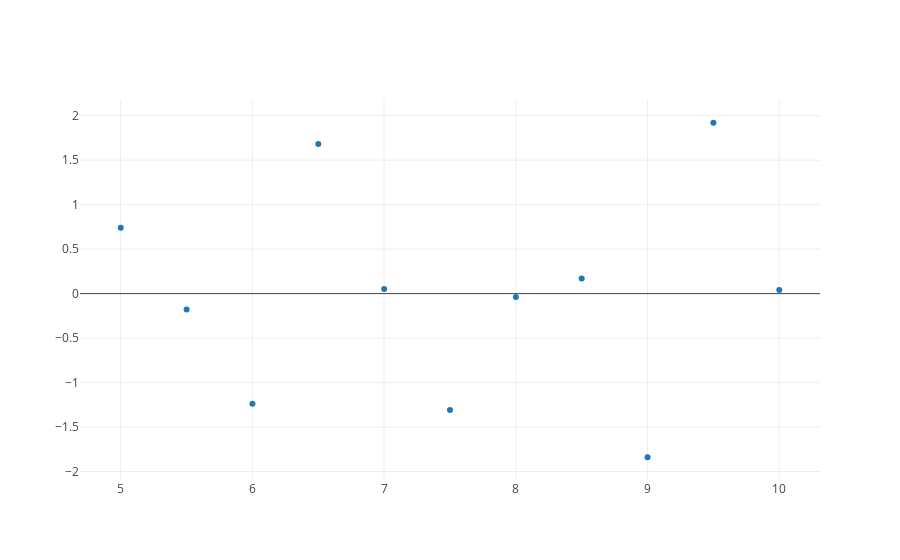

This figure's notebook cell:
### Markdown cell above
Indeed, despite the presence of outliers has distorted the fit such that a linear fit looks deceivingly acceptable for all these cases. In reality, linear fit is only suitable for Quartet 1 and (a bit less) for Quartet 3. Quartet 2 is best modeled by a quadratic fit.

We will do a few things further:

1. check residual plot for Quartet 1
1. Confirm that a quadratic fit for Quartet 2 is much better than a linear fit and then check the residual plot (use pypunisher code: (punisher.metrics.criterion.aic(regr_Q1, Q1_X, Q1_Y), punisher.metrics.criterion.bic(regr_Q1, Q1_X, Q1_Y)) to compare linear vs. quad.
1. Do a formal outlier removal for Quartet 3 and 4

### Visual check of Quartet 1 linear fit by residual plot

### Code cell
# calculate the residuals
Q1_residual = Q1_Y_pred - Q1_Y

data = [go.Scatter(x=Q1_Y_pred, y = Q1_residual, mode='markers')]

fig = go.Figure(data=data)
iplot(fig)

### Figure 1 — Plotly figure (JSON) as saved in the notebook; plotly's stock layout.template omitted (floating-point values rounded to 4 significant figures)
{"data": [{"mode": "markers", "type": "scatter", "uid": "aba26199-406f-446e-9529-9e9a13fc3e00", "x": [5.001, 5.501, 6.001, 6.501, 7.001, 7.501, 8.001, 8.501, 9.001, 9.501, 10.0], "y": [0.7414, -0.1787, -1.239, 1.681, 0.051, -1.309, -0.03918, 0.1707, -1.839, 1.921, 0.04045]}], "layout": {}}
